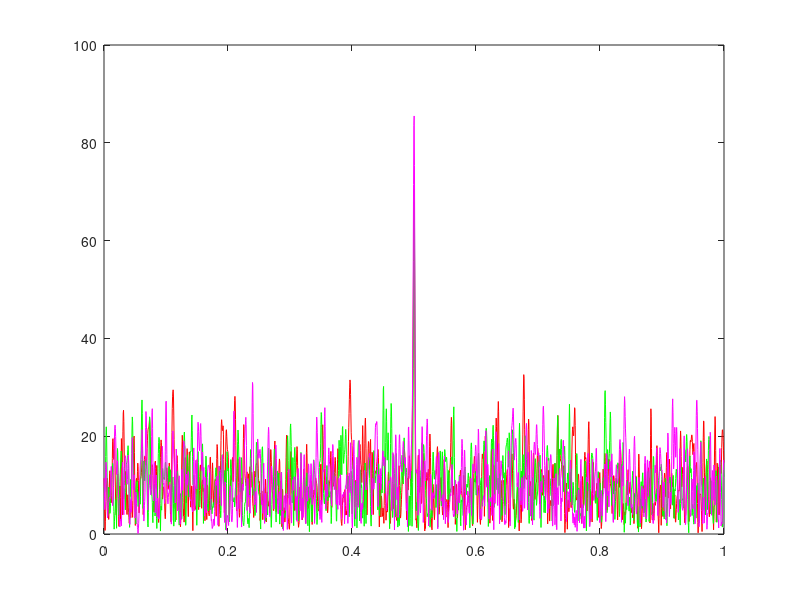

This chart was generated by the following MATLAB code: (Note: this script raises an error after producing the figure.)
randn('state', 12345);

rate = 2048;

channelNames = { 'H1:foo', 'L1:foo', 'V1:foo' };

x = {};
xSw = {};

t = ((1:rate)-.5)/rate;
envelope = 6*exp(-((t - 0.5).^2)/(2 * 0.001.^2));
phase = 2 * pi * (t - 0.5) * 256;
wc = envelope .* cos(phase);
ws = envelope .* sin(phase);
wSw = repmat(wc * wc', 1, length(channelNames));

figure(1);
hold off;

marker = { 'r-', 'g-', 'm-' };

taus = [];

for k = 1:length(channelNames)
    x{k} = randn(1, rate);
    
    if (k)
        x{k} = x{k} + [ wc((rate/2+1):rate) , wc(1:(rate/2)) ];
    end
        
    xSw{k} = real(ifft(fft(x{k}) .* conj(fft(wc)))) ...
       + i * real(ifft(fft(x{k}) .* conj(fft(ws))));
   
   plot(t, abs(xSw{k}), marker{k});
   hold on;

   taus = [taus, 0.49, 0.51];

end

taus = [taus, 0, 1, 0.0001];

figure(2);


% mean(real(xSw) .* real(xSw)) / wSw

[theta, phi] = wsinusoidalprojection(180);
directions = [ theta(:)' ; phi(:)' ];

[logSkymap, logGlitches] = wposteriorsgs(channelNames, rate, wSw, xSw, directions, taus);

whybridskyplot([theta(:) , phi(:) , logSkymap(:)]);

logSignal = log(mean(exp(logSkymap - max(logSkymap)))) + max(logSkymap)

logGlitches

logGlitch = sum(logGlitches)

logOdds = logSignal - logGlitch

probSignal = 1 / (1 + exp(logGlitch - logSignal) + exp(-logSignal))
probGlitch = 1 / (exp(logSignal - logGlitch) + 1 + exp(-logGlitch))
probNoise = 1 / (exp(logSignal) + exp(logGlitch) + 1)

